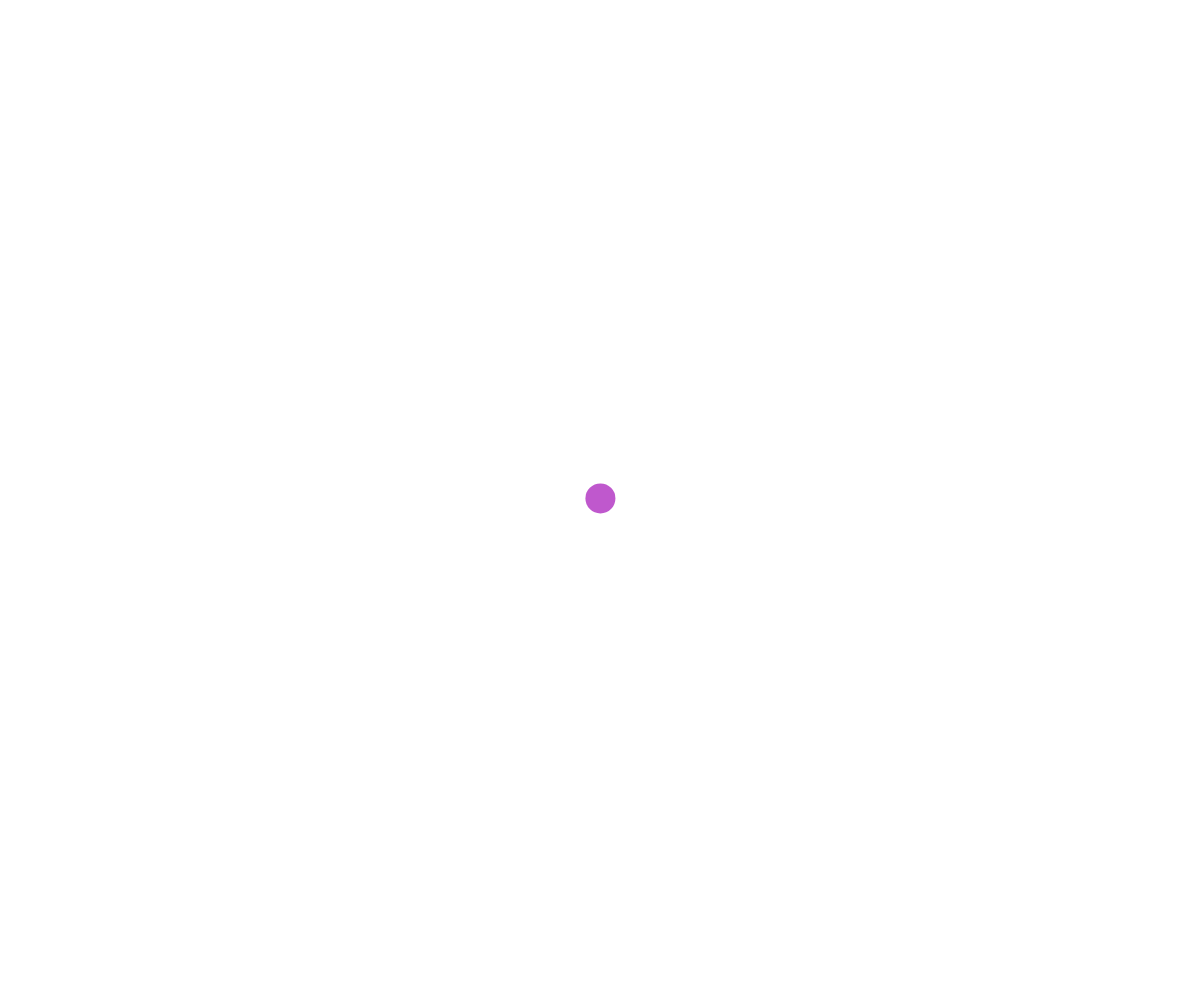
Frame 1 (no input)
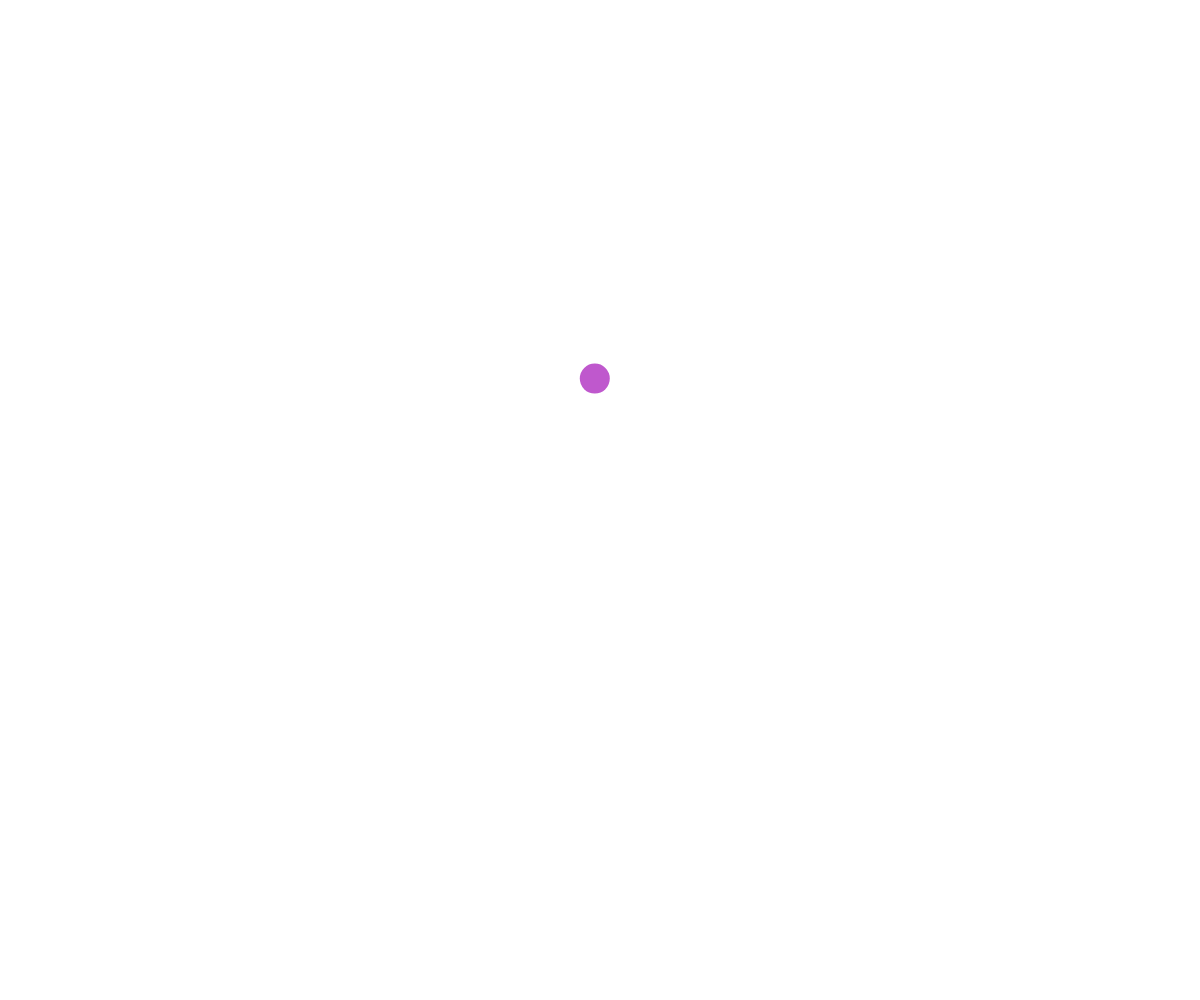
Frame 60 (no input)
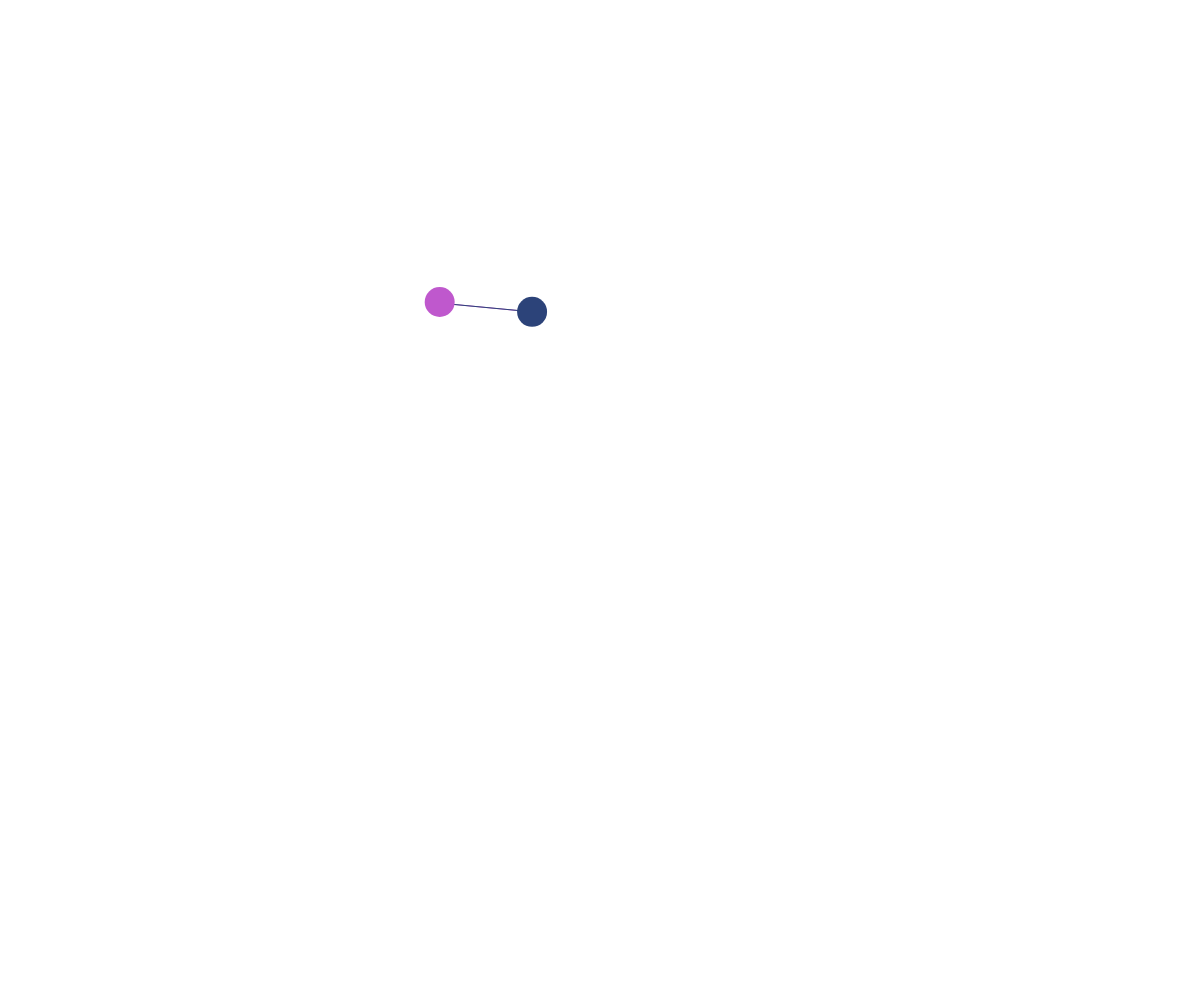
Frame 120 (the mouse pressed at the canvas centre since frame 60)

The p5.js sketch that drew these frames (run headless with seeded random() and noise() and a simulated clock; from frame 60 on, the mouse is pressed at the canvas centre):

// p5.js sketch
// ── sketch.js
// Connected Nodes OOP Demo

let nodes = [];

function setup() {
  createCanvas(windowWidth, windowHeight);

  let somePoint = new movingPoint(width/2, height/2);
  nodes.push(somePoint);
}

function draw() {
  background(255);

  // draw lines first
  for (let node of nodes) {
    node.update();
    node.connectTo(nodes);
  }
  
  // draw circle second
  for (let node of nodes) {
    node.update();
    node.display();
  }
}

function mousePressed() {
  let somePoint = new movingPoint(mouseX, mouseY);
  nodes.push(somePoint);
}

class movingPoint {
  constructor(x, y) {
    this.x = x;
    this.y = y;
    this.speed = 5;
    this.radius = 15;
    this.xTime = random(1000);
    this.yTime = random(1000);
    this.deltaTime = 0.01;
    this.colour = color(random(255), random(255), random(255));
    this.reach = 150;
    this.maxRadius = 50;
    this.minRadius = 15;
  }

  display() {
    noStroke();
    fill(this.colour);
    circle(this.x, this.y, this.radius*2);
  }

  update() {
    this.move();
    this.wrapAroundScreen();
    this.adjustSizeWithMouse();
  }

  adjustSizeWithMouse() {
    let mouseDistance = dist(mouseX, mouseY, this.x, this.y);
    if(mouseDistance < this.reach) {
      let theSize = map(mouseDistance, 0, this.reach, this.maxRadius, this.minRadius);
      this.radius = theSize;
    }
    else{
      this.radius = this.minRadius;
    }
  }

  connectTo(nodesArray) {
    for (let otherNode of nodesArray) {
      if (this !== otherNode) {
        let distanceAway = dist(this.x, this.y, otherNode.x, otherNode.y);
        if (distanceAway < this.reach) {
          stroke(this.colour);
          line(this.x, this.y, otherNode.x, otherNode.y);
        }
      }
    }
  }

  move() {
    // perlin noise movement
    let dx = noise(this.xTime);
    let dy = noise(this.yTime);

    // scale from 0-1 to my movement speed
    dx = map(dx, 0, 1, -this.speed, this.speed);
    dy = map(dy, 0, 1, -this.speed, this.speed);

    // move point
    this.x += dx;
    this.y += dy;

    // move on time axis
    this.xTime += this.deltaTime;
    this.yTime += this.deltaTime;
  }

  wrapAroundScreen() {
    // wrap around screen if you fall of
    if (this.x < 0) {
      this.x += width;
    }
    if (this.x > width) {
      this.x -= width;
    }
    if (this.y < 0) {
      this.y += height;
    }
    if (this.y > height) {
      this.y -= height;
    }
  }
}
